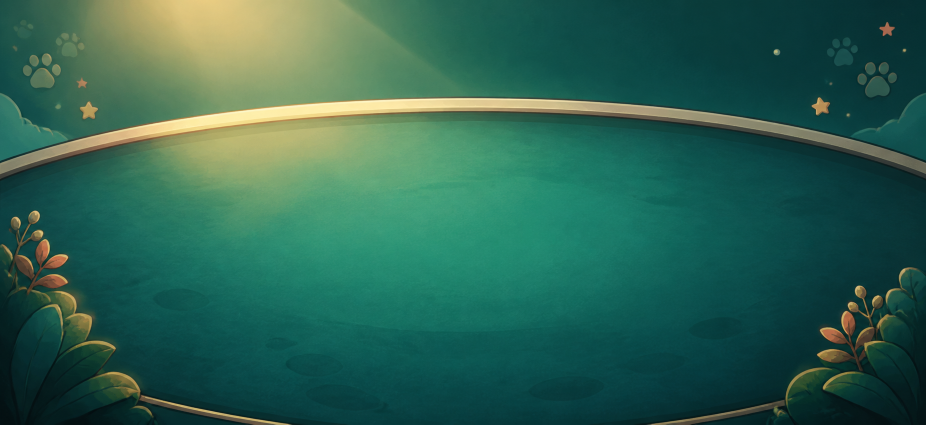
#> input picture tools/dice-stage-source.png, 1852 x 849 px (shown at 1/2 size)
$ python generate_dice_sprite_assets.py
#> lines starting #> are read from the running program, lines starting #| are printed output that depends on the picture
#!/usr/bin/env python3
"""Generate deterministic full-screen stage and anti-aliased 3D dice sprites.

The firmware consumes raw RGB565 and ARGB8888 data directly from the SD card.
All expensive geometry, lighting, beveling, shadows, and pip projection happen
offline here so the ESP32 only swaps image descriptors during a roll.
"""

from __future__ import annotations

import math
from dataclasses import dataclass
from pathlib import Path

import numpy as np
from PIL import Image, ImageDraw, ImageEnhance, ImageFilter, ImageOps


ROOT = Path(__file__).resolve().parents[1]
OUT = ROOT / "sdcard" / "shake_lab" / "dice"
STAGE_SOURCE = ROOT / "tools" / "dice-stage-source.png"

STAGE_SIZE = (480, 320)
SPRITE_SIZE = 96
SUPERSAMPLE = 4
ROLL_FRAMES = 12


@dataclass(frozen=True)
class Face:
    value: int
    normal: np.ndarray
    u_axis: np.ndarray
    v_axis: np.ndarray


def vec(x: float, y: float, z: float) -> np.ndarray:
    return np.array([x, y, z], dtype=np.float64)


# Opposite faces sum to seven. Axis direction only controls pip orientation.
FACES = (
    Face(1, vec(0, 0, 1), vec(1, 0, 0), vec(0, 1, 0)),
    Face(6, vec(0, 0, -1), vec(-1, 0, 0), vec(0, 1, 0)),
    Face(2, vec(0, 1, 0), vec(1, 0, 0), vec(0, 0, -1)),
    Face(5, vec(0, -1, 0), vec(1, 0, 0), vec(0, 0, 1)),
    Face(3, vec(1, 0, 0), vec(0, 0, -1), vec(0, 1, 0)),
    Face(4, vec(-1, 0, 0), vec(0, 0, 1), vec(0, 1, 0)),
)

PIPS = {
    1: ((0.0, 0.0),),
    2: ((-0.48, -0.48), (0.48, 0.48)),
    3: ((-0.5, -0.5), (0.0, 0.0), (0.5, 0.5)),
    4: ((-0.48, -0.48), (0.48, -0.48), (-0.48, 0.48), (0.48, 0.48)),
    5: ((-0.5, -0.5), (0.5, -0.5), (0.0, 0.0), (-0.5, 0.5), (0.5, 0.5)),
    6: ((-0.5, -0.52), (0.5, -0.52), (-0.5, 0.0), (0.5, 0.0),
        (-0.5, 0.52), (0.5, 0.52)),
}


def rotation_x(angle: float) -> np.ndarray:
    c, s = math.cos(angle), math.sin(angle)
    return np.array(((1, 0, 0), (0, c, -s), (0, s, c)), dtype=np.float64)


def rotation_y(angle: float) -> np.ndarray:
    c, s = math.cos(angle), math.sin(angle)
    return np.array(((c, 0, s), (0, 1, 0), (-s, 0, c)), dtype=np.float64)


def rotation_z(angle: float) -> np.ndarray:
    c, s = math.cos(angle), math.sin(angle)
    return np.array(((c, -s, 0), (s, c, 0), (0, 0, 1)), dtype=np.float64)


def rotation_axis(axis: np.ndarray, angle: float) -> np.ndarray:
    axis = axis / np.linalg.norm(axis)
    x, y, z = axis
    c, s, q = math.cos(angle), math.sin(angle), 1.0 - math.cos(angle)
    return np.array((
        (c + x*x*q, x*y*q - z*s, x*z*q + y*s),
        (y*x*q + z*s, c + y*y*q, y*z*q - x*s),
        (z*x*q - y*s, z*y*q + x*s, c + z*z*q),
    ), dtype=np.float64)


def align_vectors(source: np.ndarray, target: np.ndarray) -> np.ndarray:
    source = source / np.linalg.norm(source)
    target = target / np.linalg.norm(target)
    cross = np.cross(source, target)
    dot = float(np.clip(np.dot(source, target), -1.0, 1.0))
    length = float(np.linalg.norm(cross))
    if length < 1e-8:
        if dot > 0:
            return np.identity(3)
        helper = vec(1, 0, 0) if abs(source[0]) < 0.8 else vec(0, 1, 0)
        return rotation_axis(np.cross(source, helper), math.pi)
    return rotation_axis(cross / length, math.acos(dot))


def face_corners(face: Face) -> list[np.ndarray]:
    n, u, v = face.normal, face.u_axis, face.v_axis
    return [n - u - v, n + u - v, n + u + v, n - u + v]


def pip_polygon(face: Face, u: float, v: float, radius: float = 0.135) -> list[np.ndarray]:
    center = face.normal + face.u_axis * u + face.v_axis * v
    return [
        center + face.u_axis * (math.cos(a) * radius) +
        face.v_axis * (math.sin(a) * radius)
        for a in np.linspace(0.0, math.tau, 18, endpoint=False)
    ]


def project(point: np.ndarray, matrix: np.ndarray, center: tuple[float, float],
            scale: float) -> tuple[float, float]:
    p = matrix @ point
    # A light perspective term avoids the perfectly parallel look of an
    # isometric drawing while remaining stable for small sprites.
    perspective = 1.0 + p[2] * 0.045
    return (center[0] + p[0] * scale * perspective,
            center[1] - p[1] * scale * perspective)


def tone(base: tuple[int, int, int], multiplier: float) -> tuple[int, int, int, int]:
    return tuple(max(0, min(255, int(channel * multiplier))) for channel in base) + (255,)


def render_die(matrix: np.ndarray, lift: float, lucky_face: int | None = None) -> Image.Image:
    size = SPRITE_SIZE * SUPERSAMPLE
    image = Image.new("RGBA", (size, size), (0, 0, 0, 0))
    scale = 23.0 * SUPERSAMPLE
    center = (size / 2.0, (50.5 - lift) * SUPERSAMPLE)

    # Fixed ground shadow while the cube rises and rotates above it.
    shadow = Image.new("RGBA", image.size, (0, 0, 0, 0))
    sd = ImageDraw.Draw(shadow)
    altitude = min(1.0, lift / 12.0)
    shadow_w = (48.0 - altitude * 13.0) * SUPERSAMPLE
    shadow_h = (10.0 - altitude * 2.5) * SUPERSAMPLE
    sx, sy = size / 2.0, 80.0 * SUPERSAMPLE
    sd.ellipse((sx-shadow_w/2, sy-shadow_h/2, sx+shadow_w/2, sy+shadow_h/2),
               fill=(3, 33, 34, int(112 - altitude * 48)))
    shadow = shadow.filter(ImageFilter.GaussianBlur(3.1 * SUPERSAMPLE))
    image.alpha_composite(shadow)

    draw = ImageDraw.Draw(image, "RGBA")
    light = vec(-0.42, 0.72, 0.78)
    light /= np.linalg.norm(light)
    visible: list[tuple[float, Face, np.ndarray]] = []
    for face in FACES:
        normal = matrix @ face.normal
        if normal[2] > 0.035:
            visible.append((float((matrix @ face.normal)[2]), face, normal))
    visible.sort(key=lambda item: item[0])

    base = (248, 239, 214)
    for _, face, normal in visible:
        corners = [project(point, matrix, center, scale) for point in face_corners(face)]
        brightness = 0.70 + max(0.0, float(np.dot(normal, light))) * 0.34
        outer = tone((180, 164, 146), 0.78 + brightness * 0.23)
        inner = tone(base, brightness)
        outline = (61, 67, 65, 245)

        draw.polygon(corners, fill=outer)
        face_center = np.mean(np.array(corners), axis=0)
        inset = [tuple(face_center + (np.array(p) - face_center) * 0.875) for p in corners]
        draw.polygon(inset, fill=inner)

        # Soft highlight on the upper-left part of every lit face.
        highlight = [
            tuple(face_center + (np.array(p) - face_center) * 0.79)
            for p in corners
        ]
        if float(np.dot(normal, light)) > 0.12:
            draw.line([highlight[0], highlight[1], highlight[2]],
                      fill=(255, 255, 250, 110), width=2 * SUPERSAMPLE,
                      joint="curve")

        pip_color = (37, 96, 89, 255)
        if lucky_face == face.value and face.value == 6:
            pip_color = (207, 84, 98, 255)
        for u, v in PIPS[face.value]:
            poly = [project(point, matrix, center, scale)
                    for point in pip_polygon(face, u, v)]
            shadow_poly = [(x + 0.8 * SUPERSAMPLE, y + 1.1 * SUPERSAMPLE)
                           for x, y in poly]
            draw.polygon(shadow_poly, fill=(18, 48, 46, 90))
            draw.polygon(poly, fill=pip_color)
            px, py = poly[3]
            r = 0.72 * SUPERSAMPLE
            draw.ellipse((px-r, py-r, px+r, py+r), fill=(255, 255, 255, 125))

        draw.line(corners + [corners[0]], fill=outline,
                  width=2 * SUPERSAMPLE, joint="curve")
        for x, y in corners:
            r = 1.25 * SUPERSAMPLE
            draw.ellipse((x-r, y-r, x+r, y+r), fill=outline)

    # A small specular glint reinforces the glossy toy-like material.
    glint = Image.new("RGBA", image.size, (0, 0, 0, 0))
    gd = ImageDraw.Draw(glint)
    gx, gy = 34 * SUPERSAMPLE, (28 - lift * 0.25) * SUPERSAMPLE
    gd.ellipse((gx-4*SUPERSAMPLE, gy-2*SUPERSAMPLE,
                gx+4*SUPERSAMPLE, gy+2*SUPERSAMPLE), fill=(255, 255, 255, 58))
    glint = glint.filter(ImageFilter.GaussianBlur(1.6 * SUPERSAMPLE))
    image.alpha_composite(glint)
    return image.resize((SPRITE_SIZE, SPRITE_SIZE), Image.Resampling.LANCZOS)


def rgba_to_lvgl_argb8888(image: Image.Image) -> bytes:
    rgba = np.asarray(image.convert("RGBA"), dtype=np.uint8)
    # lv_color32_t is BGRA in little-endian memory for ARGB8888.
    return rgba[:, :, [2, 1, 0, 3]].tobytes()


def rgb_to_rgb565_le(image: Image.Image) -> bytes:
    rgb = np.asarray(image.convert("RGB"), dtype=np.uint16)
    packed = ((rgb[:, :, 0] >> 3) << 11) | ((rgb[:, :, 1] >> 2) << 5) | (rgb[:, :, 2] >> 3)
    return packed.astype("<u2").tobytes()


def make_stage() -> Image.Image:
    if STAGE_SOURCE.exists():
        source = Image.open(STAGE_SOURCE).convert("RGB")
        stage = ImageOps.fit(source, STAGE_SIZE, method=Image.Resampling.LANCZOS,
                             centering=(0.5, 0.48))
        stage = ImageEnhance.Color(stage).enhance(0.92)
        stage = ImageEnhance.Contrast(stage).enhance(0.94)
    else:
        stage = Image.new("RGB", STAGE_SIZE, (13, 84, 80))

    # Calm the center for sprites and add a soft illustrated vignette.
    overlay = Image.new("RGBA", STAGE_SIZE, (0, 0, 0, 0))
    draw = ImageDraw.Draw(overlay, "RGBA")
    draw.rounded_rectangle((14, 12, 466, 307), radius=28,
                           fill=(8, 62, 61, 32), outline=(250, 211, 120, 45), width=2)
    draw.ellipse((72, 26, 408, 280), fill=(122, 222, 184, 14))
    draw.ellipse((134, 54, 346, 248), fill=(255, 225, 141, 11))
    # Small corner decorations keep the cute comic language without competing
    # with dice, controls, or status text.
    for x, y, color in ((24, 24, (255, 214, 110, 135)),
                        (444, 38, (255, 240, 183, 115)),
                        (28, 286, (129, 224, 193, 100)),
                        (447, 284, (255, 170, 175, 100))):
        draw.line((x-5, y, x+5, y), fill=color, width=2)
        draw.line((x, y-5, x, y+5), fill=color, width=2)
    overlay = overlay.filter(ImageFilter.GaussianBlur(0.4))
    return Image.alpha_composite(stage.convert("RGBA"), overlay).convert("RGB")


def roll_matrices() -> list[tuple[np.ndarray, float]]:
    frames: list[tuple[np.ndarray, float]] = []
    base = rotation_z(math.radians(-9)) @ rotation_x(math.radians(18))
    for frame in range(ROLL_FRAMES):
        t = frame / ROLL_FRAMES
        matrix = (rotation_z(math.tau * t * 0.92) @
                  rotation_y(math.tau * t * 1.27 + 0.55) @
                  rotation_x(math.tau * t * 1.63 + 0.35) @ base)
        lift = 4.0 + 9.0 * (0.5 + 0.5 * math.sin(math.tau * t - math.pi / 2))
        frames.append((matrix, lift))
    return frames


def landing_matrix(value: int) -> np.ndarray:
    face = next(face for face in FACES if face.value == value)
    target = vec(0.0, 0.55, 0.835)
    target /= np.linalg.norm(target)
    aligned = align_vectors(face.normal, target)
    twist = rotation_axis(target, math.radians(-20 + value * 6.5))
    return twist @ aligned


def make_preview(roll: list[Image.Image], landing: list[Image.Image]) -> Image.Image:
    cell = 104
    canvas = Image.new("RGB", (cell * 6, cell * 3 + 50), (12, 78, 75))
    draw = ImageDraw.Draw(canvas)
    draw.text((14, 10), "3D DICE / ROLL FRAMES", fill=(255, 239, 204))
    for index, frame in enumerate(roll):
        x = (index % 6) * cell + 4
        y = (index // 6) * cell + 34
        canvas.paste(frame, (x, y), frame)
    base_y = cell * 2 + 42
    draw.text((14, base_y), "LANDING 1-6", fill=(255, 214, 120))
    for index, frame in enumerate(landing):
        x = index * cell + 4
        y = base_y + 18
        canvas.paste(frame, (x, y), frame)
    return canvas


def main() -> None:
    OUT.mkdir(parents=True, exist_ok=True)
    stage = make_stage()
#> in make_stage, source is the input picture: PIL image 1852x849 RGB; mean R, G, B 45.1, 98.9, 82
#> in make_stage, `stage = ImageOps.fit(source, STAGE_SIZE, method=Image.Resampling.LANCZ..`:
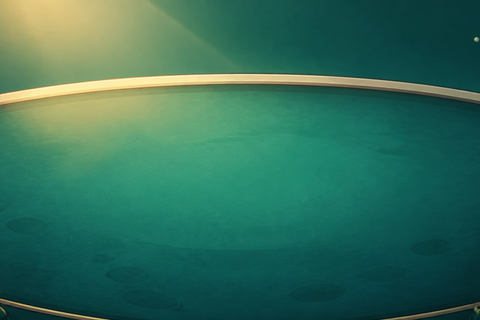
#> stage: PIL image 480x320 RGB; mean R, G, B 50.5, 110.9, 90.6
#> in make_stage, `overlay = Image.new("RGBA", STAGE_SIZE, (0, 0, 0, 0))`: overlay: PIL image 480x320 RGBA; every value is 0
#> in make_stage, `overlay = overlay.filter(ImageFilter.GaussianBlur(0.4))`:
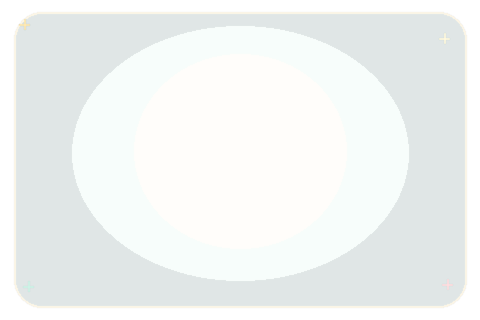
#> overlay: PIL image 480x320 RGBA; mean R, G, B, A 90, 127.7, 99.1, 19.6; transparent parts drawn white
    (OUT / "stage.rgb565").write_bytes(rgb_to_rgb565_le(stage))
#> in rgb_to_rgb565_le, `packed = ((rgb[:, :, 0] >> 3) << 11) | ((rgb[:, :, 1] >> 2) << 5) | (r..`:
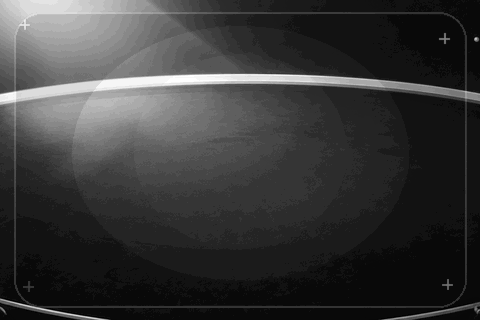
#> packed: shape (320, 480) uint16; min 130, max 63352, mean 14272; drawn with min black and max white
    stage.save(OUT / "stage-preview.jpg", quality=92, optimize=True)

    roll = [render_die(matrix, lift) for matrix, lift in roll_matrices()]
#> in render_die, `image = Image.new("RGBA", (size, size), (0, 0, 0, 0))`: image: PIL image 384x384 RGBA; every value is 0
#> the loop in render_die, `for _, face, normal in visible:` made 3 passes
#> (face_center, inset) on passes 2 to 3: ([117.1, 172.5], [(54.69, 185.6), (108.4, 288), (183, 157.4), (122.4, 58.93)]), ([226.1, 242.4], [(122, 296.7), (254.9, 315), (331.1, 191.7), (196.6, 166.1)])
#> face_center on pass 1: [233.1, 114.6]
#> the loop in render_die (call 2), `for _, face, normal in visible:` made 3 passes
#> (face_center, inset) on pass 1: ([237.5, 263.3], [(151, 311.3), (187, 294.3), (318.3, 218.8), (293.6, 229)])
#> (face_center, highlight) on pass 2: ([269.6, 137.9], [(294.9, 206), (317.2, 196.8), (247.4, 75.42), (219, 73.47)])
#> in render_die (call 5), `center = (size / 2.0, (50.5 - lift) * SUPERSAMPLE)`: center = (192, 159)
#> in render_die (call 5), `shadow = shadow.filter(ImageFilter.GaussianBlur(3.1 * SUPERSAMPLE))`:
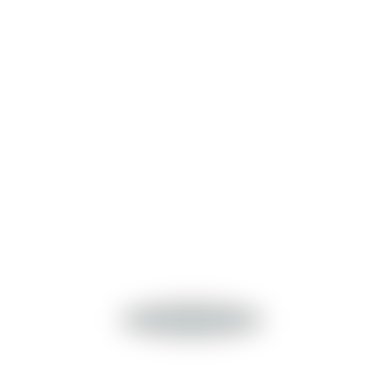
#> shadow: PIL image 384x384 RGBA; mean R, G, B, A 0.1, 0.8, 0.8, 1.7; transparent parts drawn white
#> the loop in render_die (call 5), `for _, face, normal in visible:` made 2 passes
#> face_center on pass 1: [120, 177.1]
#> face_center on pass 2: [245.3, 148.4]
#> in render_die (call 10), `center = (size / 2.0, (50.5 - lift) * SUPERSAMPLE)`: center = (192, 168)
#> the loop in render_die (call 10), `for _, face, normal in visible:` made 3 passes
#> face_center on passes 2 to 3: [261.9, 211.9], [139.6, 182.9]
#> (face_center, inset) on pass 1: ([220.7, 88.52], [(328, 113.8), (205, 41.71), (110.9, 59.98), (239.1, 138.6)])
#> in render_die (call 10), `return image.resize((SPRITE_SIZE, SPRITE_SIZE), Image.Resampling.LANCZ..`:
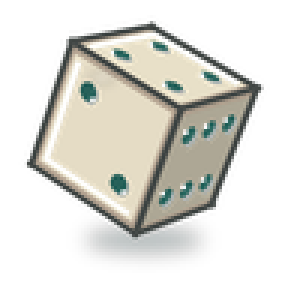
#> returned value: PIL image 96x96 RGBA (shown 3 times larger); mean R, G, B, A 72, 72, 65.6, 97.7; transparent parts drawn white
#> in render_die (call 11), `center = (size / 2.0, (50.5 - lift) * SUPERSAMPLE)`: center = (192, 177)
#> the loop in render_die (call 11), `for _, face, normal in visible:` made 2 passes
#> face_center on pass 1: [220.5, 248.1]
#> face_center on pass 2: [174.6, 129.1]
#> in render_die (call 11), `return image.resize((SPRITE_SIZE, SPRITE_SIZE), Image.Resampling.LANCZ..`:
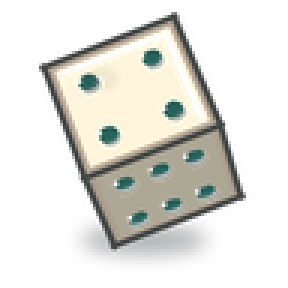
#> returned value: PIL image 96x96 RGBA (shown 3 times larger); mean R, G, B, A 64.4, 64.6, 58.9, 87.4; transparent parts drawn white
#> in render_die (call 12), `center = (size / 2.0, (50.5 - lift) * SUPERSAMPLE)`: center = (192, 183.6)
#> the loop in render_die (call 12), `for _, face, normal in visible:` made 3 passes
#> face_center on passes 2 to 3: [283, 187.8], [178.7, 188.3]
#> (face_center, inset) on pass 1: ([195.5, 91.8], [(267.2, 95.7), (283.4, 94.23), (130.7, 88.29), (100.6, 89)])
#> in render_die (call 12), `return image.resize((SPRITE_SIZE, SPRITE_SIZE), Image.Resampling.LANCZ..`:
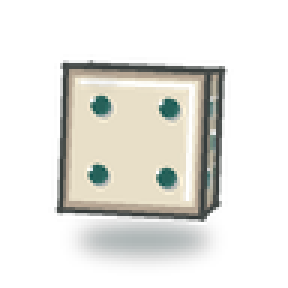
#> returned value: PIL image 96x96 RGBA (shown 3 times larger); mean R, G, B, A 55, 55.3, 50.5, 74.4; transparent parts drawn white
#> roll = 12 items
    landing = [render_die(landing_matrix(value), 0.0, value) for value in range(1, 7)]
    (OUT / "roll.argb8888").write_bytes(b"".join(rgba_to_lvgl_argb8888(frame) for frame in roll))
    (OUT / "land.argb8888").write_bytes(b"".join(rgba_to_lvgl_argb8888(frame) for frame in landing))
    make_preview(roll, landing).save(OUT / "dice-sprites-preview.png", optimize=True)
#> the loop in make_preview, `for index, frame in enumerate(roll):` made 12 passes
#> the loop in make_preview, `for index, frame in enumerate(landing):` made 6 passes

    expected = {
        "stage.rgb565": STAGE_SIZE[0] * STAGE_SIZE[1] * 2,
        "roll.argb8888": SPRITE_SIZE * SPRITE_SIZE * 4 * ROLL_FRAMES,
        "land.argb8888": SPRITE_SIZE * SPRITE_SIZE * 4 * 6,
    }
    for name, size in expected.items():
        actual = (OUT / name).stat().st_size
        if actual != size:
            raise RuntimeError(f"{name}: expected {size}, got {actual}")
        print(f"{name}: {actual} bytes")
    print(f"preview: {OUT / 'dice-sprites-preview.png'}")


if __name__ == "__main__":
#> (the run stopped early here; a loop or call above may not have finished)
